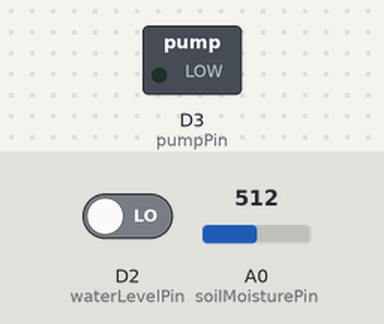
A sketch run on a simulated ESP8266 (NodeMCU). Parts: switched loads named in the sketch (green lamp = pin HIGH). The test bench sets the inputs (shaded band); at power-on: D2 (waterLevelPin) LOW, A0 (soilMoisturePin) = 512. What the sketch prints to the serial monitor is not drawn.

Above: at 3.8 s.
3.9 s: D2 (waterLevelPin) driven HIGH
10.5 s: A0 (soilMoisturePin) set to 584
14.4 s: A0 (soilMoisturePin) set to 609
At 15.5 s:
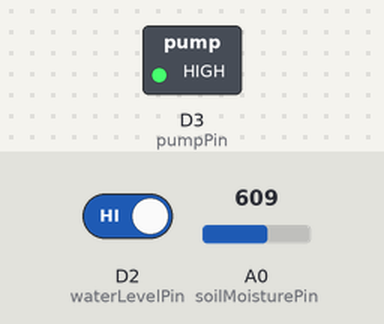
18.3 s: A0 (soilMoisturePin) set to 590
At 21.4 s:
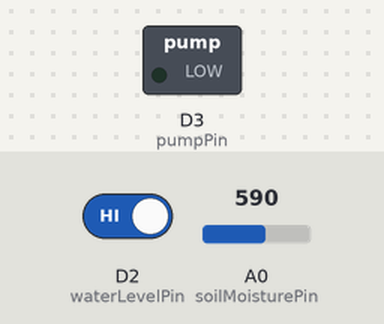
22.5 s: A0 (soilMoisturePin) set to 610
At 25.0 s:
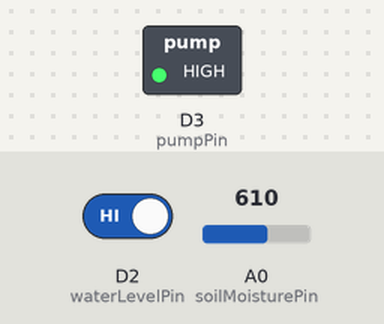
Timing chart, 0 to 26.5 s (numbered marks = the images above; inputs shaded):
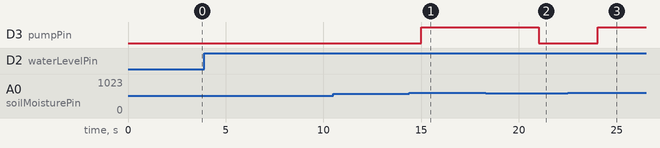

The sketch:

garden.ino
```cpp
int soilMoisturePin = A0;  // Capteur d'humidité de sol (analogique)
int waterLevelPin = D2;    // Capteur de niveau d'eau (digital)
int pumpPin = D3;          // Pompe (relais)

void setup() {
  Serial.begin(115200);

  pinMode(soilMoisturePin, INPUT);
  pinMode(waterLevelPin, INPUT);
  pinMode(pumpPin, OUTPUT);

  digitalWrite(pumpPin, LOW); // La pompe est éteinte au départ
}

void loop() {
  int soilValue = analogRead(soilMoisturePin); // 0 = humide, 1023 = sec
  int waterLevel = digitalRead(waterLevelPin); // HIGH ou LOW

  Serial.print("Humidité sol : ");
  Serial.println(soilValue);

  Serial.print("Niveau d'eau : ");
  Serial.println(waterLevel == HIGH ? "OK" : "BAS");

  // Exemple de seuil : si solValue > 700, le sol est trop sec
  if (soilValue > 600 && waterLevel == HIGH) {
    Serial.println("=> Sol sec et niveau OK : activation de la pompe");
    digitalWrite(pumpPin, HIGH);  // Active la pompe
  } else {
    Serial.println("=> Pas besoin d’arroser / niveau trop bas");
    digitalWrite(pumpPin, LOW);   // Éteint la pompe
  }

  delay(3000); // Attendre 3 secondes avant prochaine mesure
}
```

Measured:
- the behaviour switches between 600 and 601 on A0 (soilMoisturePin) (found by bisection; images 0 and 1)
- after the input at 3.9 s, every drawn part: stays the same
- after the input at 10.5 s, every drawn part: stays the same
- after the input at 14.4 s, D3 (pumpPin): LOW → HIGH after 0.61 s
- after the input at 18.3 s, D3 (pumpPin): HIGH → LOW after 2.7 s
- after the input at 22.5 s, D3 (pumpPin): LOW → HIGH after 1.5 s
